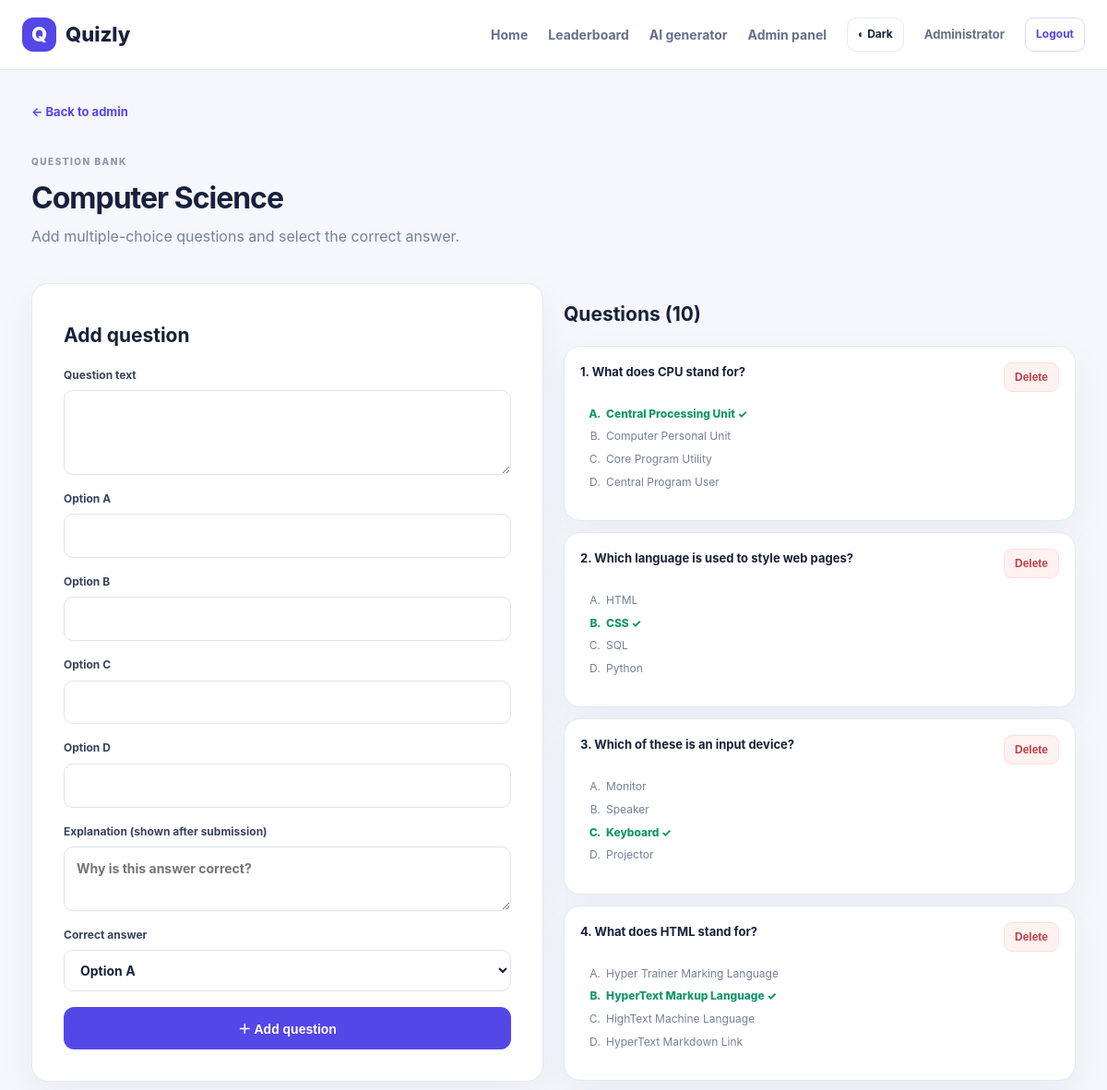
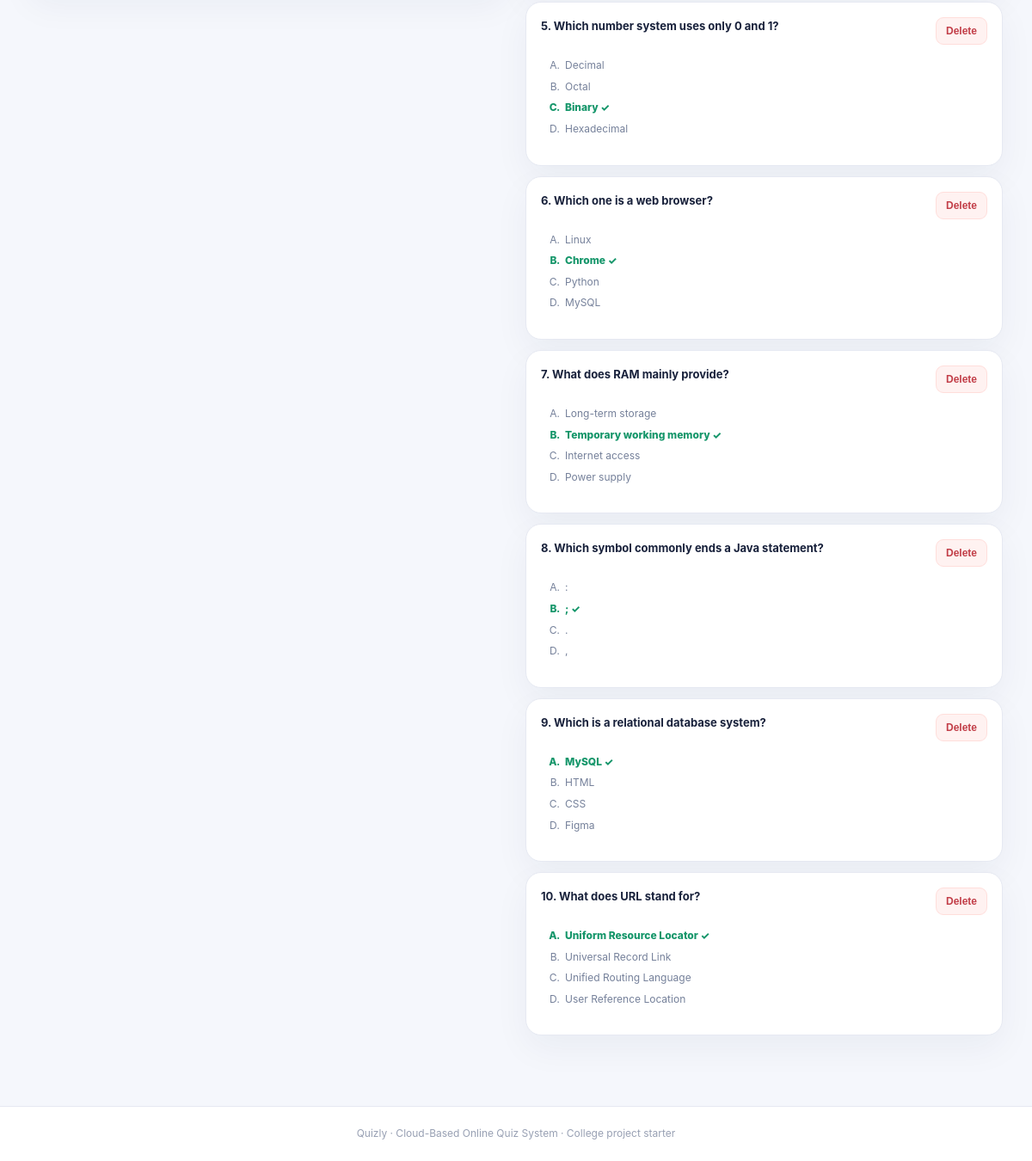
Screenshot of /admin/quiz/2/questions (signed in) with the database file from the repository (2 pictures, top to bottom).
### tables this page shows
CREATE TABLE quizzes (
      id INTEGER PRIMARY KEY AUTOINCREMENT,
      title TEXT NOT NULL, description TEXT DEFAULT '',
      created_at TEXT NOT NULL
    , timer_minutes INTEGER NOT NULL DEFAULT 10);

CREATE TABLE questions (
      id INTEGER PRIMARY KEY AUTOINCREMENT,
      quiz_id INTEGER NOT NULL REFERENCES quizzes(id) ON DELETE CASCADE,
      question TEXT NOT NULL, option_a TEXT NOT NULL, option_b TEXT NOT NULL,
      option_c TEXT NOT NULL, option_d TEXT NOT NULL, correct_option INTEGER NOT NULL CHECK(correct_option BETWEEN 0 AND 3)
    , explanation TEXT NOT NULL DEFAULT '');

### app.py (the view, shortened to what this page needs)
@app.route("/admin/quiz/<int:quiz_id>/questions", methods=["GET", "POST"])
@login_required("admin")
def manage_questions(quiz_id):
    con = db()
    quiz = con.execute("SELECT * FROM quizzes WHERE id=?", (quiz_id,)).fetchone()
    if not quiz:
        con.close()
        abort(404)
    questions = con.execute("SELECT * FROM questions WHERE quiz_id=? ORDER BY id", (quiz_id,)).fetchall()
    con.close()
    return render_template("questions.html", quiz=quiz, questions=questions)

### app.py (called while the page is built)
def db():
    con = sqlite3.connect(DB_PATH)
    con.row_factory = sqlite3.Row
    con.execute("PRAGMA foreign_keys = ON")
    return con

def login_required(role=None):
    def decorator(fn):
        @wraps(fn)
        def wrapped(*args, **kwargs):
            if not session.get("user_id"):
                flash("Please log in first.", "warning")
                return redirect(url_for("login"))
            if role and session.get("role") != role:
                abort(403)
            return fn(*args, **kwargs)
        return wrapped
    return decorator

@app.context_processor
def common_context():
    return {"current_user": session.get("name"), "current_role": session.get("role")}

### templates/questions.html
{% extends "base.html" %}{% block title %}Manage questions{% endblock %}{% block content %}<a href="{{ url_for('admin_dashboard') }}" class="back-link">← Back to admin</a><div class="dashboard-head"><div><span class="eyebrow">QUESTION BANK</span><h1>{{ quiz.title }}</h1><p class="muted">Add multiple-choice questions and select the correct answer.</p></div></div><div class="two-col question-layout"><form class="form-card" method="post"><h2>Add question</h2><label>Question text<textarea name="question" rows="3" required></textarea></label>{% for letter in 'abcd' %}<label>Option {{ letter|upper }}<input name="option_{{ letter }}" required></label>{% endfor %}<label>Explanation (shown after submission)<textarea name="explanation" rows="2" placeholder="Why is this answer correct?"></textarea></label><label>Correct answer<select name="correct_option" required><option value="0">Option A</option><option value="1">Option B</option><option value="2">Option C</option><option value="3">Option D</option></select></label><button class="btn btn-block" type="submit">＋ Add question</button></form><section><h2>Questions ({{ questions|length }})</h2>{% for q in questions %}<article class="card question-item"><div class="question-top"><b>{{ loop.index }}. {{ q.question }}</b><form method="post" action="{{ url_for('delete_question', question_id=q.id) }}" onsubmit="return confirm('Delete this question?')"><button class="btn btn-small btn-danger">Delete</button></form></div><ol type="A">{% for opt in [q.option_a,q.option_b,q.option_c,q.option_d] %}<li class="{{ 'correct' if loop.index0 == q.correct_option else '' }}">{{ opt }}{% if loop.index0 == q.correct_option %} ✓{% endif %}</li>{% endfor %}</ol></article>{% else %}<p class="muted">No questions yet. Add the first one using the form.</p>{% endfor %}</section></div>{% endblock %}

### static/style.css (style rules this page uses)
:root { --bg:#f5f7fc;--card:#fff;--ink:#18213b;--muted:#75809a;--primary:#5447e8;--primary2:#766cf5;--line:#e6e9f2;--soft:#f0efff;--green:#15966a;--shadow:0 15px 40px #1b28500d }
* { box-sizing:border-box }
body { margin:0;background:var(--bg);font-family:Inter,Segoe UI,Arial,sans-serif;color:var(--ink);line-height:1.55 }
a { color:var(--primary);text-decoration:none }
.btn { display:inline-flex;align-items:center;justify-content:center;gap:8px;border:1px solid var(--primary);background:var(--primary);color:#fff;padding:12px 17px;border-radius:11px;font-weight:750;font-size:14px;cursor:pointer;transition:.18s }
.btn-small { padding:8px 11px;font-size:12px;border-radius:9px }
.btn-block { width:100% }
.btn-danger { background:#fff2f1;color:#c23e48;border-color:#ffdedb }
.eyebrow { color:#8d96ab;font-size:10px;font-weight:850;letter-spacing:1.5px }
.muted { color:var(--muted) }
.card,.stat,.form-card,.table-wrap { background:var(--card);border:1px solid var(--line);border-radius:18px;box-shadow:var(--shadow) }
.form-card { padding:34px;border:0;box-shadow:none }
.form-card h2 { font-size:27px;margin:6px 0 }
.form-card label { display:block;font-size:12px;font-weight:750;margin:17px 0;color:#38435e }
.form-card input,.form-card select,.form-card textarea { display:block;width:100%;padding:12px 13px;margin-top:7px;border:1px solid #dfe3ee;border-radius:10px;font:inherit;font-size:14px;background:#fff;color:var(--ink) }
.dashboard-head { display:flex;justify-content:space-between;align-items:center;gap:18px;margin:10px 0 25px }
.dashboard-head h1 { font-size:32px;letter-spacing:-1px;margin:4px 0 }
.dashboard-head p { margin:4px 0 }
.two-col { display:grid;grid-template-columns:1fr 1fr;gap:22px;margin-top:35px }
.two-col h2 { font-size:21px }
.back-link { display:inline-block;margin:0 0 20px;font-size:13px;font-weight:700 }
.question-layout { align-items:start }
.question-layout .form-card { border:1px solid var(--line);box-shadow:var(--shadow) }
.question-item { padding:17px;margin:12px 0 }
.question-top { display:flex;justify-content:space-between;gap:10px;align-items:start;font-size:13px }
.question-item ol { font-size:12px;color:var(--muted);padding-left:25px }
.question-item li { padding:3px }
.question-item li.correct { color:var(--green);font-weight:800 }

### rows the page displays
quizzes: title "Computer Science"
questions: question "What does CPU stand for?", option_a "Central Processing Unit", option_b "Computer Personal Unit", option_c "Core Program Utility", option_d "Central Program User"
questions: question "Which language is used to style web pages?", option_a "HTML", option_b "CSS", option_c "SQL", option_d "Python"
questions: question "Which of these is an input device?", option_a "Monitor", option_b "Speaker", option_c "Keyboard", option_d "Projector"
questions: question "What does HTML stand for?", option_a "Hyper Trainer Marking Language", option_b "HyperText Markup Language", option_c "HighText Machine Language", option_d "HyperText Markdown Link"
questions: question "Which number system uses only 0 and 1?", option_a "Decimal", option_b "Octal", option_c "Binary", option_d "Hexadecimal"
questions: question "Which one is a web browser?", option_a "Linux", option_b "Chrome", option_c "Python", option_d "MySQL"
questions: question "What does RAM mainly provide?", option_a "Long-term storage", option_b "Temporary working memory", option_c "Internet access", option_d "Power supply"
questions: question "Which symbol commonly ends a Java statement?", option_d ":" ";" "." ",", option_a ":" (drawn)
questions: question "Which is a relational database system?", option_a "MySQL", option_b "HTML", option_c "CSS", option_d "Figma"
questions: question "What does URL stand for?", option_a "Uniform Resource Locator", option_b "Universal Record Link", option_c "Unified Routing Language", option_d "User Reference Location"

### other values shown
{{ current_user }} "Administrator"
{{ letter|upper }} "A" "B" "C" "D"
{{ questions|length }} "10"
